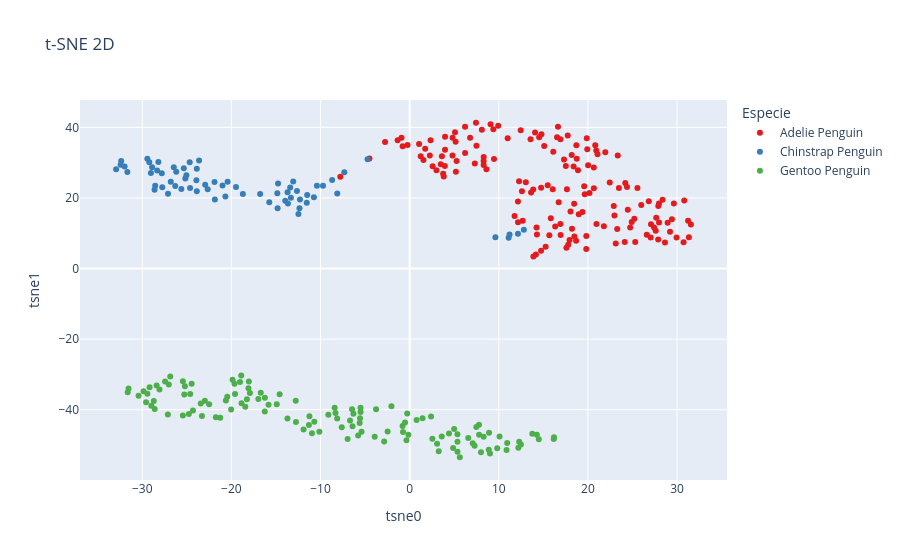

Source (notebook cell):
### Markdown cell above
Visualización de t-SNE

### Code cell
col_names = X_tsne2D.columns
fig_tsne2d = px.scatter(X_tsne2D, x=col_names[0], y=col_names[1],
                           color = data['Especie'],
                            labels = {'color':'Especie', 'C1':nombres_col[0],'C2':nombres_col[1]},
                            color_discrete_sequence=colors,
                            hover_name=data['Especie'].to_numpy(),
                           title='t-SNE 2D')
fig_tsne2d.show()

### Figure 1 — Plotly figure (JSON) as saved in the notebook; plotly's stock layout.template omitted (floating-point values rounded to 4 significant figures; data arrays with more than 128 entries replaced by an {"elided": "..."} marker saying what was removed)
{"data": [{"hovertemplate": "<b>%{hovertext}</b><br><br>Especie=Adelie Penguin<br>tsne0=%{x}<br>tsne1=%{y}<extra></extra>", "hovertext": {"elided": "153 str values"}, "legendgroup": "Adelie Penguin", "marker": {"color": "#e41a1c", "symbol": "circle"}, "mode": "markers", "name": "Adelie Penguin", "orientation": "v", "showlegend": true, "type": "scatter", "x": {"elided": "153 float values"}, "xaxis": "x", "y": {"elided": "153 float values"}, "yaxis": "y"}, {"hovertemplate": "<b>%{hovertext}</b><br><br>Especie=Chinstrap Penguin<br>tsne0=%{x}<br>tsne1=%{y}<extra></extra>", "hovertext": ["Chinstrap Penguin", "Chinstrap Penguin", "Chinstrap Penguin", "Chinstrap Penguin", "Chinstrap Penguin", "Chinstrap Penguin", "Chinstrap Penguin", "Chinstrap Penguin", "Chinstrap Penguin", "Chinstrap Penguin", "Chinstrap Penguin", "Chinstrap Penguin", "Chinstrap Penguin", "Chinstrap Penguin", "Chinstrap Penguin", "Chinstrap Penguin", "Chinstrap Penguin", "Chinstrap Penguin", "Chinstrap Penguin", "Chinstrap Penguin", "Chinstrap Penguin", "Chinstrap Penguin", "Chinstrap Penguin", "Chinstrap Penguin", "Chinstrap Penguin", "Chinstrap Penguin", "Chinstrap Penguin", "Chinstrap Penguin", "Chinstrap Penguin", "Chinstrap Penguin", "Chinstrap Penguin", "Chinstrap Penguin", "Chinstrap Penguin", "Chinstrap Penguin", "Chinstrap Penguin", "Chinstrap Penguin", "Chinstrap Penguin", "Chinstrap Penguin", "Chinstrap Penguin", "Chinstrap Penguin", "Chinstrap Penguin", "Chinstrap Penguin", "Chinstrap Penguin", "Chinstrap Penguin", "Chinstrap Penguin", "Chinstrap Penguin", "Chinstrap Penguin", "Chinstrap Penguin", "Chinstrap Penguin", "Chinstrap Penguin", "Chinstrap Penguin", "Chinstrap Penguin", "Chinstrap Penguin", "Chinstrap Penguin", "Chinstrap Penguin", "Chinstrap Penguin", "Chinstrap Penguin", "Chinstrap Penguin", "Chinstrap Penguin", "Chinstrap Penguin", "Chinstrap Penguin", "Chinstrap Penguin", "Chinstrap Penguin", "Chinstrap Penguin", "Chinstrap Penguin", "Chinstrap Penguin", "Chinstrap Penguin", "Chinstrap Penguin"], "legendgroup": "Chinstrap Penguin", "marker": {"color": "#377eb8", "symbol": "circle"}, "mode": "markers", "name": "Chinstrap Penguin", "orientation": "v", "showlegend": true, "type": "scatter", "x": [-13.7, -26.8, -25.61, -9.722, -28.55, -13.06, -8.122, -21.89, -4.723, -27.76, -13.41, -28.62, -10.74, -23.88, -12.3, -27.81, -27.11, -21.85, -10.4, -23.63, 12.81, -16.77, 9.623, -26.3, -14.85, -25.34, -22.66, -25.17, -12.64, -32.42, 11.11, -32.93, 11.21, -26.46, -22.94, -15.75, -14.76, -32.36, -12.48, -31.98, -29.21, -11.49, -24.64, -13.65, -20.99, -24.68, -18.71, -29.43, -20.67, -19.48, -14.81, -26.18, -13.32, -28.33, 12.15, -23.88, -12.37, -29.03, -25.05, -8.698, -28.9, -11.54, -13.96, -31.67, -7.332, -20.42, -28.19, -23.93], "xaxis": "x", "y": [21.59, 24.57, 22.51, 23.46, 23.45, 24.69, 21.29, 24.52, 30.99, 23.06, 22.99, 22.34, 20.23, 28.29, 19.59, 27.0, 21.19, 19.57, 23.47, 30.63, 10.95, 21.15, 8.869, 23.42, 21.33, 28.39, 22.49, 25.55, 21.98, 29.38, 8.72, 28.14, 9.609, 28.72, 23.77, 18.77, 24.12, 30.45, 15.44, 28.93, 30.15, 20.84, 22.85, 18.45, 23.56, 30.09, 21.09, 31.08, 20.38, 23.14, 17.11, 27.45, 20.09, 27.81, 9.875, 21.91, 17.1, 27.11, 26.41, 25.11, 28.69, 18.67, 19.22, 27.38, 27.31, 24.57, 30.18, 25.05], "yaxis": "y"}, {"hovertemplate": "<b>%{hovertext}</b><br><br>Especie=Gentoo Penguin<br>tsne0=%{x}<br>tsne1=%{y}<extra></extra>", "hovertext": ["Gentoo Penguin", "Gentoo Penguin", "Gentoo Penguin", "Gentoo Penguin", "Gentoo Penguin", "Gentoo Penguin", "Gentoo Penguin", "Gentoo Penguin", "Gentoo Penguin", "Gentoo Penguin", "Gentoo Penguin", "Gentoo Penguin", "Gentoo Penguin", "Gentoo Penguin", "Gentoo Penguin", "Gentoo Penguin", "Gentoo Penguin", "Gentoo Penguin", "Gentoo Penguin", "Gentoo Penguin", "Gentoo Penguin", "Gentoo Penguin", "Gentoo Penguin", "Gentoo Penguin", "Gentoo Penguin", "Gentoo Penguin", "Gentoo Penguin", "Gentoo Penguin", "Gentoo Penguin", "Gentoo Penguin", "Gentoo Penguin", "Gentoo Penguin", "Gentoo Penguin", "Gentoo Penguin", "Gentoo Penguin", "Gentoo Penguin", "Gentoo Penguin", "Gentoo Penguin", "Gentoo Penguin", "Gentoo Penguin", "Gentoo Penguin", "Gentoo Penguin", "Gentoo Penguin", "Gentoo Penguin", "Gentoo Penguin", "Gentoo Penguin", "Gentoo Penguin", "Gentoo Penguin", "Gentoo Penguin", "Gentoo Penguin", "Gentoo Penguin", "Gentoo Penguin", "Gentoo Penguin", "Gentoo Penguin", "Gentoo Penguin", "Gentoo Penguin", "Gentoo Penguin", "Gentoo Penguin", "Gentoo Penguin", "Gentoo Penguin", "Gentoo Penguin", "Gentoo Penguin", "Gentoo Penguin", "Gentoo Penguin", "Gentoo Penguin", "Gentoo Penguin", "Gentoo Penguin", "Gentoo Penguin", "Gentoo Penguin", "Gentoo Penguin", "Gentoo Penguin", "Gentoo Penguin", "Gentoo Penguin", "Gentoo Penguin", "Gentoo Penguin", "Gentoo Penguin", "Gentoo Penguin", "Gentoo Penguin", "Gentoo Penguin", "Gentoo Penguin", "Gentoo Penguin", "Gentoo Penguin", "Gentoo Penguin", "Gentoo Penguin", "Gentoo Penguin", "Gentoo Penguin", "Gentoo Penguin", "Gentoo Penguin", "Gentoo Penguin", "Gentoo Penguin", "Gentoo Penguin", "Gentoo Penguin", "Gentoo Penguin", "Gentoo Penguin", "Gentoo Penguin", "Gentoo Penguin", "Gentoo Penguin", "Gentoo Penguin", "Gentoo Penguin", "Gentoo Penguin", "Gentoo Penguin", "Gentoo Penguin", "Gentoo Penguin", "Gentoo Penguin", "Gentoo Penguin", "Gentoo Penguin", "Gentoo Penguin", "Gentoo Penguin", "Gentoo Penguin", "Gentoo Penguin", "Gentoo Penguin", "Gentoo Penguin", "Gentoo Penguin", "Gentoo Penguin", "Gentoo Penguin", "Gentoo Penguin", "Gentoo Penguin", "Gentoo Penguin", "Gentoo Penguin", "Gentoo Penguin", "Gentoo Penguin", "Gentoo Penguin", "Gentoo Penguin", "Gentoo Penguin"], "legendgroup": "Gentoo Penguin", "marker": {"color": "#4daf4a", "symbol": "circle"}, "mode": "markers", "name": "Gentoo Penguin", "orientation": "v", "showlegend": true, "type": "scatter", "x": [-25.28, 9.824, -19.87, 2.548, -2.473, -24.62, -16.24, -6.689, -30.41, -5.505, -27.13, 1.446, -22.98, -0.1412, -27.44, 3.082, -31.63, 3.262, -16.7, -5.394, -0.3567, -14.91, -25.44, -5.509, -24.77, -6.305, -26.86, -0.7475, -19.03, 3.607, -6.41, -28.98, 16.17, -14.59, 16.2, -5.778, 2.402, -25.44, -2.044, -29.43, -0.5137, -31.54, 7.29, -28.06, -11.9, 6.579, -23.3, -28.39, 8.302, -24.31, -3.77, -17.92, -3.922, -27.02, -6.96, -18.44, -8.319, -29.85, -9.12, -28.71, 5.359, -29.18, -5.607, -25.21, 13.76, -20.03, 10.87, -18.26, 8.878, -21.74, 4.415, -12.76, -8.129, -7.618, -5.567, -13.71, 9.013, -19.65, 4.876, -22.5, 5.629, -18.04, 7.478, -18.09, 7.794, -23.44, 12.2, -21.25, -2.859, -19.59, 12.48, -10.69, 12.29, -16.98, 7.078, -15.83, 8.907, -10.13, -11.24, -18.89, 10.09, -11.3, 14.49, -6.459, 4.99, -20.62, -0.2717, -28.6, 7.777, -29.57, -0.7972, -10.96, 8.002, -16.25, 10.94, -24.46, 14.27, -8.411, 5.368, -20.46, -18.86, 5.365, -12.78, 0.7812], "xaxis": "x", "y": [-35.71, -50.97, -31.52, -48.25, -46.22, -35.59, -36.62, -43.06, -36.05, -40.7, -41.37, -42.45, -37.48, -47.1, -32.0, -49.65, -35.08, -51.79, -35.25, -46.26, -48.69, -38.49, -31.96, -39.5, -41.24, -41.19, -30.64, -46.35, -32.18, -47.66, -44.75, -38.92, -48.35, -35.66, -47.84, -47.31, -41.92, -41.68, -39.06, -35.54, -43.66, -34.01, -50.28, -34.31, -45.65, -48.08, -41.8, -33.18, -47.67, -40.26, -39.88, -35.27, -47.73, -32.92, -48.36, -39.17, -41.0, -34.83, -41.44, -37.53, -47.0, -33.65, -43.78, -33.38, -46.85, -39.94, -51.43, -37.07, -51.4, -42.18, -46.8, -43.52, -42.52, -45.0, -42.43, -42.55, -52.48, -32.7, -50.86, -38.48, -53.51, -32.05, -44.9, -33.92, -47.1, -38.29, -50.85, -42.33, -49.07, -35.56, -49.87, -43.47, -49.08, -36.98, -49.56, -38.63, -46.59, -46.28, -41.88, -30.32, -47.61, -44.36, -48.42, -39.87, -45.5, -37.42, -41.11, -39.84, -44.28, -37.95, -44.61, -46.72, -52.11, -40.53, -49.45, -32.7, -47.13, -39.44, -51.96, -36.36, -38.21, -49.12, -37.51, -42.94], "yaxis": "y"}], "layout": {"legend": {"title": {"text": "Especie"}, "tracegroupgap": 0}, "title": {"text": "t-SNE 2D"}, "xaxis": {"anchor": "y", "domain": [0, 1], "title": {"text": "tsne0"}}, "yaxis": {"anchor": "x", "domain": [0, 1], "title": {"text": "tsne1"}}}}
